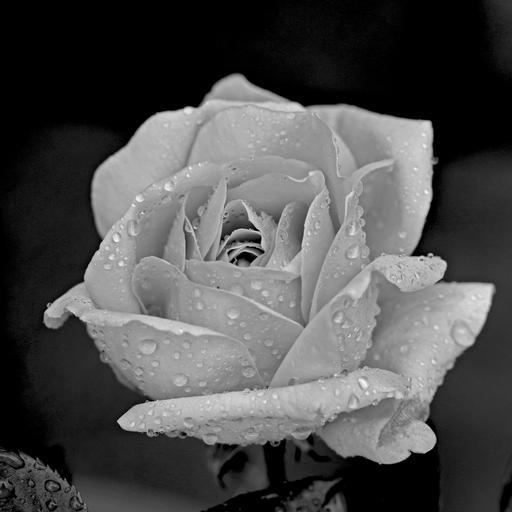
#> input picture rose.jpg, 512 x 512 px
$ jupyter execute '6. Edge Detection.ipynb'
#> lines starting #> are read from the running program, lines starting #| are printed output that depends on the picture
# Perform Edge Detection operation using Sobel operator and zero crossing detector

### Algorithm:
1. Declare the filters
2. Use inbuilt function to apply relevant edge detection convolution operation for each of the filters on the given image
3. Display the resulting images

[cell 1]
# Import the required libraries
import cv2
import numpy as np
from matplotlib import pyplot as plt
from scipy.signal import convolve2d
from scipy.ndimage import median_filter
import matplotlib.gridspec as gridspec

[cell 2]
# Read the image in grayscale and display it
image = cv2.imread('rose.jpg', 0)
#> image is the input picture: shape (512, 512); min 0, max 253, mean 78.6
plt.imshow(image, cmap='gray')

[cell 3]
# Declar the various filters to be tested
sobel_x = np.array([[-1,0,1],
                   [-2,0,2],
                   [-1,0,1]])

sobel_y = np.array([[-1,-2,-1],
                    [0,0,0],
                    [1,2,1]])

laplacian = np.array([[1, 1, 1],
                      [1, -8, 1],
                      [1, 1, 1]])

[cell 4]
# Apply convolution operation between the image and each of the filters
sobel_x_filtered_img = convolve2d(image, sobel_x, mode="same", boundary="symm")
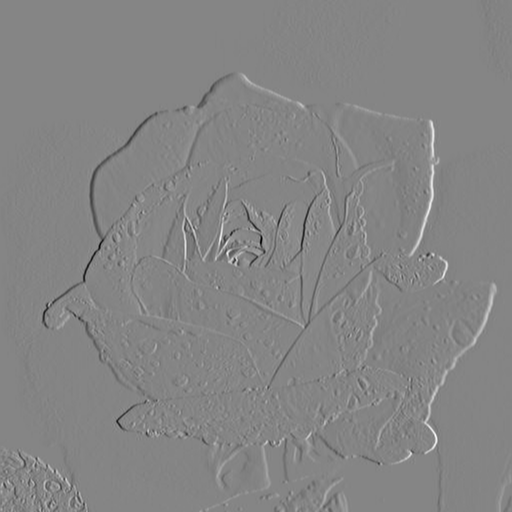
#> sobel_x_filtered_img: shape (512, 512) int64; min -784, max 719, mean -0.5; drawn with min black and max white
sobel_y_filtered_img = convolve2d(image, sobel_y, mode="same", boundary="symm")
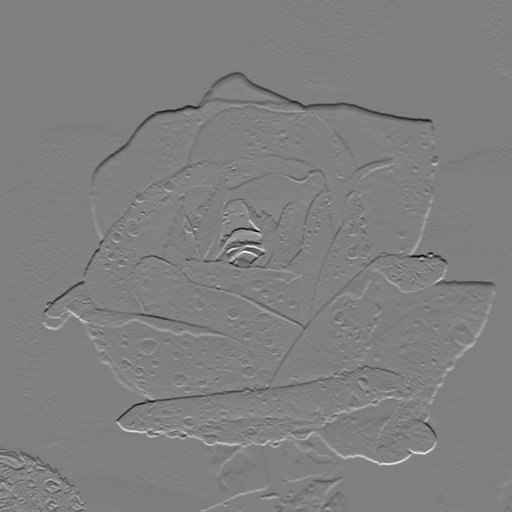
#> sobel_y_filtered_img: shape (512, 512) int64; min -789, max 782, mean -0.6; drawn with min black and max white
laplacian_filtered_img = convolve2d(image, laplacian, mode="same", boundary="symm")
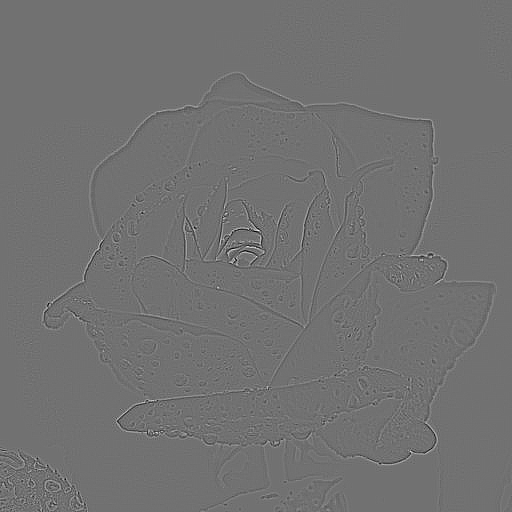
#> laplacian_filtered_img: shape (512, 512) int64; min -610, max 757, mean 0; drawn with min black and max white

[cell 5]
# Plot the figures
plt.figure(figsize=(20,20))
gs = gridspec.GridSpec(4, 2)
gs.update(wspace=0.025, hspace=0.1)

fig = plt.subplot(gs[0])
plt.imshow(image, cmap='gray')
plt.title("Original Image")
plt.axis('off')

fig = plt.subplot(gs[1])
plt.imshow(sobel_x_filtered_img, cmap='gray')
plt.title("Sobel Filter X")
plt.axis('off')

fig = plt.subplot(gs[2])
plt.imshow(sobel_y_filtered_img, cmap='gray')
plt.title("Sobel Filter Y")
plt.axis('off')

fig = plt.subplot(gs[3])
plt.imshow(laplacian_filtered_img, cmap='gray')
plt.title("Laplacian Filter")
plt.axis('off')

plt.show()
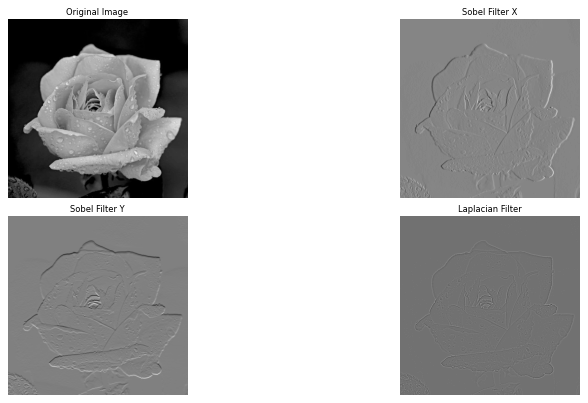
#> figure drawn by matplotlib, 4 panels
